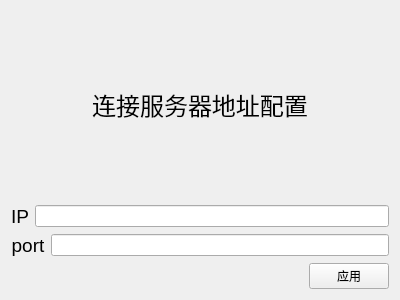
<?xml version="1.0" encoding="UTF-8"?>
<ui version="4.0">
 <class>IPconfig</class>
 <widget class="QWidget" name="IPconfig">
  <property name="geometry">
   <rect>
    <x>0</x>
    <y>0</y>
    <width>400</width>
    <height>300</height>
   </rect>
  </property>
  <property name="windowTitle">
   <string>Form</string>
  </property>
  <layout class="QVBoxLayout" name="verticalLayout_2">
   <item>
    <layout class="QVBoxLayout" name="verticalLayout">
     <item>
      <widget class="QLabel" name="label_3">
       <property name="text">
        <string>&lt;html&gt;&lt;head/&gt;&lt;body&gt;&lt;p align=&quot;center&quot;&gt;&lt;span style=&quot; font-size:18pt;&quot;&gt;连接服务器地址配置&lt;/span&gt;&lt;/p&gt;&lt;/body&gt;&lt;/html&gt;</string>
       </property>
      </widget>
     </item>
     <item>
      <layout class="QHBoxLayout" name="horizontalLayout_2">
       <item>
        <widget class="QLabel" name="label">
         <property name="text">
          <string>&lt;html&gt;&lt;head/&gt;&lt;body&gt;&lt;p align=&quot;center&quot;&gt;&lt;span style=&quot; font-size:14pt;&quot;&gt;IP&lt;/span&gt;&lt;/p&gt;&lt;/body&gt;&lt;/html&gt;</string>
         </property>
        </widget>
       </item>
       <item>
        <widget class="QLineEdit" name="lineServerIP"/>
       </item>
      </layout>
     </item>
     <item>
      <layout class="QHBoxLayout" name="horizontalLayout">
       <item>
        <widget class="QLabel" name="label_2">
         <property name="text">
          <string>&lt;html&gt;&lt;head/&gt;&lt;body&gt;&lt;p align=&quot;center&quot;&gt;&lt;span style=&quot; font-size:14pt;&quot;&gt;port&lt;/span&gt;&lt;/p&gt;&lt;/body&gt;&lt;/html&gt;</string>
         </property>
        </widget>
       </item>
       <item>
        <widget class="QLineEdit" name="line_ServerPort"/>
       </item>
      </layout>
     </item>
     <item>
      <layout class="QHBoxLayout" name="horizontalLayout_3">
       <item>
        <spacer name="horizontalSpacer">
         <property name="orientation">
          <enum>Qt::Horizontal</enum>
         </property>
         <property name="sizeHint" stdset="0">
          <size>
           <width>40</width>
           <height>20</height>
          </size>
         </property>
        </spacer>
       </item>
       <item>
        <widget class="QPushButton" name="pb_applyconfig">
         <property name="text">
          <string>应用</string>
         </property>
        </widget>
       </item>
      </layout>
     </item>
    </layout>
   </item>
  </layout>
 </widget>
 <resources/>
 <connections/>
</ui>
